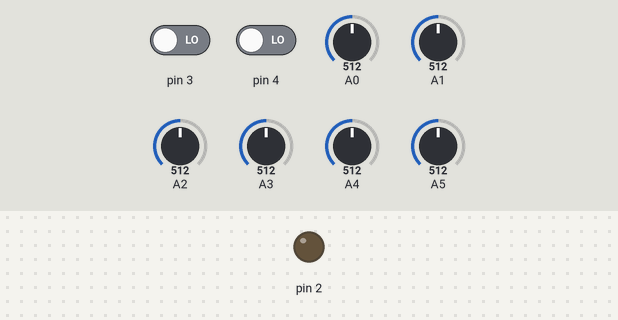
Bench run of a sketch on a simulated Arduino Uno, built with avr-gcc and run on an emulated ATmega328P. Shown: output pins drawn as LEDs (lit = HIGH). The inputs (shaded band) are chosen by the test bench; at power-on: pin 3 LOW, pin 4 LOW, A0 = 512, A1 = 512, A2 = 512, A3 = 512, A4 = 512, A5 = 512. No radio packets arrive unless stated.

Above: at 0.01 s.
At 2.3 s:
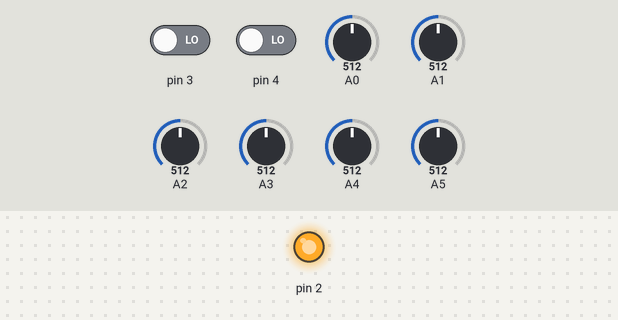
Timing chart, 0 to 4.7 s (numbered marks = the images above):
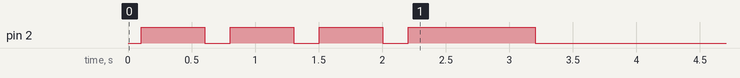

The sketch:

prova_trasmettitore.ino
```cpp
#include <SPI.h>
#include <nRF24L01.h>
#include <RF24.h>

RF24 radio(9, 10);
const byte indirizzo[6] = "00001";

struct val{
  int x;
  int y;
  int z;
  int r;
  int x1;
  int x2;
  bool b;
  bool c;
}valore;

void setup() {
  Serial.begin(9600);
  radio.begin();
  radio.openWritingPipe(indirizzo);
  radio.setPALevel(RF24_PA_MAX);
  radio.setDataRate(RF24_250KBPS);
  radio.stopListening();
  pinMode(A0, INPUT);
  pinMode(A1, INPUT);
  pinMode(A2, INPUT);
  pinMode(A3, INPUT);
  pinMode(A4, INPUT);
  pinMode(A5, INPUT);
  pinMode(2, OUTPUT);
  pinMode(3, INPUT);
  pinMode(4, INPUT);
  delay(100);
  digitalWrite(2, HIGH);
  delay(500);
  digitalWrite(2, LOW);
  delay(200);
  digitalWrite(2, HIGH);
  delay(500);
  digitalWrite(2, LOW);
  delay(200);
  digitalWrite(2, HIGH);
  delay(500);
  digitalWrite(2, LOW);
  delay(200);
  digitalWrite(2, HIGH);
  delay(1000);
  digitalWrite(2, LOW);
  delay(200);
}


void loop() {

  valore.x=analogRead(A0);
  valore.y=analogRead(A1);
  valore.z=analogRead(A2);
  valore.r=analogRead(A3);
  valore.x1=analogRead(A4);
  valore.x2=analogRead(A5);


  valore.b=digitalRead(3);
  valore.c=digitalRead(4);


  radio.write(&valore, sizeof(valore));
  delay(15);
}
```
